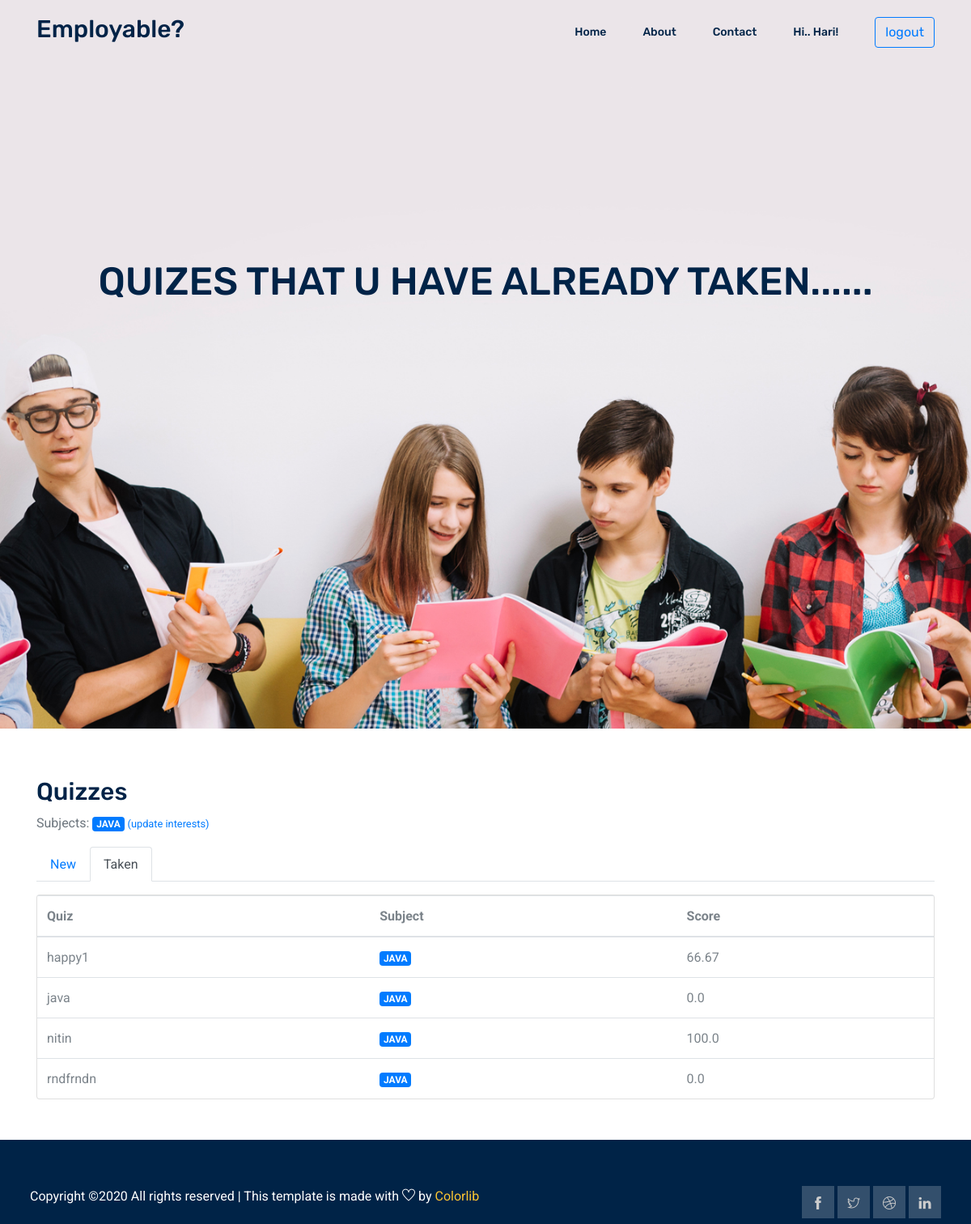
The page /student/taken/ (signed in) on the database its author committed.
### accounts/models.py (models this page shows)
class User(AbstractUser):
    is_student = models.BooleanField(default=False)
    is_company = models.BooleanField(default=False)
    has_details = models.BooleanField(default=False)
    about = models.TextField(max_length=1000)
    image = models.ImageField(upload_to='main_image',blank = True, null = True)
    website = models.CharField(max_length=40)

### exam/models.py (models this page shows, shortened)
class Subject(models.Model):
    name = models.CharField(max_length=30)
    color = models.CharField(max_length=7, default='#007bff')
    def get_html_badge(self):
        name = escape(self.name)
        color = escape(self.color)
        html = '<span class="badge badge-primary" style="background-color: %s">%s</span>' % (color, name)
        return mark_safe(html)

class Quiz(models.Model):
    owner = models.ForeignKey(User, on_delete=models.CASCADE, related_name='quizzes')
    name = models.CharField(max_length=255)
    subject = models.ForeignKey(Subject, on_delete=models.CASCADE, related_name='quizzes')
    location = models.CharField(max_length=50)
    skills_Required = models.CharField(max_length = 50)
    education = models.CharField(max_length = 50)
    work_exporience = models.CharField(max_length = 50)
    ctc = models.IntegerField()
    posts = models.CharField(max_length=20)

### student/models.py (models this page shows)
class TakenQuiz(models.Model):
    student = models.ForeignKey(Student, on_delete=models.CASCADE, related_name='taken_quizzes')
    quiz = models.ForeignKey(Quiz, on_delete=models.CASCADE, related_name='taken_quizzes')
    score = models.FloatField()
    date = models.DateTimeField(auto_now_add=True)

### student/views.py (the view)
# urls.py: path('taken/', views.TakenQuizListView.as_view(), name='taken_quiz_list'),
class TakenQuizListView(ListView):
    model = TakenQuiz
    context_object_name = 'taken_quizzes'
    template_name = 'student/taken_quiz_list.html'
    def get_queryset(self):
        queryset = self.request.user.student.taken_quizzes \
            .select_related('quiz', 'quiz__subject') \
            .order_by('quiz__name')
        return queryset

### templates/student/taken_quiz_list.html (shortened to what this page needs)
{% extends 'base.html' %}
{% load crispy_forms_tags %}
{% block body %}
<section class="home_banner_area">
   <div class="banner_inner">
     <div class="container">
       <div class="row">
         <div class="col-lg-12">
           <div class="banner_content text-center">
             <h2 class="text-uppercase mt-4 mb-5">
              Quizes that u have already taken......
             </h2>
           </div>
         </div>
       </div>
     </div>
   </div>
 </section>
    <div class = 'container' style= 'margin-top:60px'>
        {% if user.is_authenticated %}
{% if request.user.is_student %}
{% if request.user.has_details%}
        <h2>Quizzes</h2>
        <p class="text-muted">
          Subjects:{% for subject in user.student.interests.all %} {{ subject.get_html_badge }}{% endfor %}
          <a href="{% url 'student_interests' %}"><small>(update interests)</small></a>
        </p>
        <ul class="nav nav-tabs mb-3">
          <li class="nav-item">
            <a class="nav-link" href="{% url 'quiz_list' %}">New</a>
          </li>
          <li class="nav-item">
            <a class="nav-link active" href="{% url 'taken_quiz_list' %}">Taken</a>
          </li>
        </ul>
        <div class="card">
            <table class="table mb-0">
              <thead>
                <tr>
                  <th>Quiz</th>
                  <th>Subject</th>
                  <th>Score</th>
                </tr>
              </thead>
              <tbody>
                {% for taken_quiz in taken_quizzes %}
                  <tr>
                    <td>{{ taken_quiz.quiz.name }}</td>
                    <td>{{ taken_quiz.quiz.subject.get_html_badge }}</td>
                    <td>{{ taken_quiz.score }}</td>
                  </tr>
                {% empty %}
                  <tr>
                    <td class="bg-light text-center font-italic" colspan="3">You haven't completed any quiz yet.</td>
                  </tr>
                {% endfor %}
              </tbody>
            </table>
          </div>
        </div>
        {% endif %}
        {%else%}
        <p>you need to login as a student first</p>
        {% endif %}
        {% else %}
        <p>you need to login first</p>
        {% endif %}
{% endblock %}

### templates/base.html (shortened to what this page needs)
{% load static %}
<!DOCTYPE html>
<html lang="en">
  <head>
   <link rel="stylesheet" href="{% static 'css/bootstrap.css' %}" />
    <link rel="stylesheet" href="{% static 'css/flaticon.css' %}" />
    <link rel="stylesheet" href="{% static 'css/themify-icons.css' %}" />
    <link rel="stylesheet" href="{% static 'vendors/owl-carousel/owl.carousel.min.css' %}" />
    <link rel="stylesheet" href="{% static 'vendors/nice-select/css/nice-select.css' %}" />
    <link rel="stylesheet" href="https://stackpath.bootstrapcdn.com/bootstrap/4.1.3/css/bootstrap.min.css">
    <link rel="stylesheet" href="{% static 'css/style.css' %}" />
  </head>
  <body>
    <header class="header_area">
      <div class="main_menu">
        <nav class="navbar navbar-expand-lg navbar-light">
          <div class="container">
            <a class="navbar-brand logo_h" href="{% url 'home'  %}"
              ><h2>Employable?</h2></a>
            <div
              class="collapse navbar-collapse offset"
              id="navbarSupportedContent"
            >
              <ul class="nav navbar-nav menu_nav ml-auto">
                <li class="nav-item {% block homeactive %} {% endblock %}">
                  <a class="nav-link" href="{% url 'home'  %}">Home</a>
                </li>
                <li class="nav-item {% block aboutactive %} {% endblock %}">
                  <a class="nav-link " href="{% url 'about'  %}">About</a>
                </li>
                <li class="nav-item {% block contactactive %} {% endblock %}">
                  <a class="nav-link " href="{% url 'contact'  %}">Contact</a>
                </li>
                {% if not request.user.is_authenticated %}
                <li class="nav-item">
                  <a class = 'nav-link'>
                    <button class="btn btn-outline-primary my-2 my-sm-0" onclick=location.href='{% url 'login' %}' type="submit">Login</button>
                  </a>
                </li>
                <li class="nav-item" >
                  <a class = 'nav-link'>
                  <button class="btn btn-outline-primary my-2 my-sm-0" onclick=location.href='{% url 'signup' %}' type="submit">Signup</button>
                </a>
                </li>
                {% else %}
                <li class="nav-item">
                  <a class="nav-link" href="{% url 'quiz_list'  %}">hi.. {{request.user}}!</a>
                </li>
                <li class="nav-item" >
                  <a class = 'nav-link'>
                  <button class="btn btn-outline-primary my-2 my-sm-0" onclick=location.href='{% url 'logout' %}' type="submit">logout</button>
                </a>
                </li>
                {% endif %}
              </ul>
            </div>
          </div>
        </nav>
      </div>
    </header>
    {% block body %}{% endblock %}
    <footer class="footer-area " >
      <div class="container" style = "padding:7px">
        <div class="row footer-bottom d-flex justify-content-between">
          <p class="col-lg-8 col-sm-12 footer-text m-0 text-white">
Copyright &copy;<script>document.write(new Date().getFullYear());</script> All rights reserved | This template is made with <i class="ti-heart" aria-hidden="true"></i> by <a href="https://colorlib.com" target="_blank">Colorlib</a>
          </p>
          <div class="col-lg-4 col-sm-12 footer-social">
            <a href="#"><i class="ti-facebook"></i></a>
            <a href="#"><i class="ti-twitter"></i></a>
            <a href="#"><i class="ti-dribbble"></i></a>
            <a href="#"><i class="ti-linkedin"></i></a>
          </div>
        </div>
      </div>
    </footer>
    </body>
</html>

### rows shown on the page
User: user "Hari"
Subject: get_html_badge "JAVA"
TakenQuiz: quiz.name "happy1", quiz.subject.get_html_badge "JAVA", score "66.67"
TakenQuiz: quiz.name "java", quiz.subject.get_html_badge "JAVA", score "0.0"
TakenQuiz: quiz.name "nitin", quiz.subject.get_html_badge "JAVA", score "100.0"
TakenQuiz: quiz.name "rndfrndn", quiz.subject.get_html_badge "JAVA", score "0.0"
